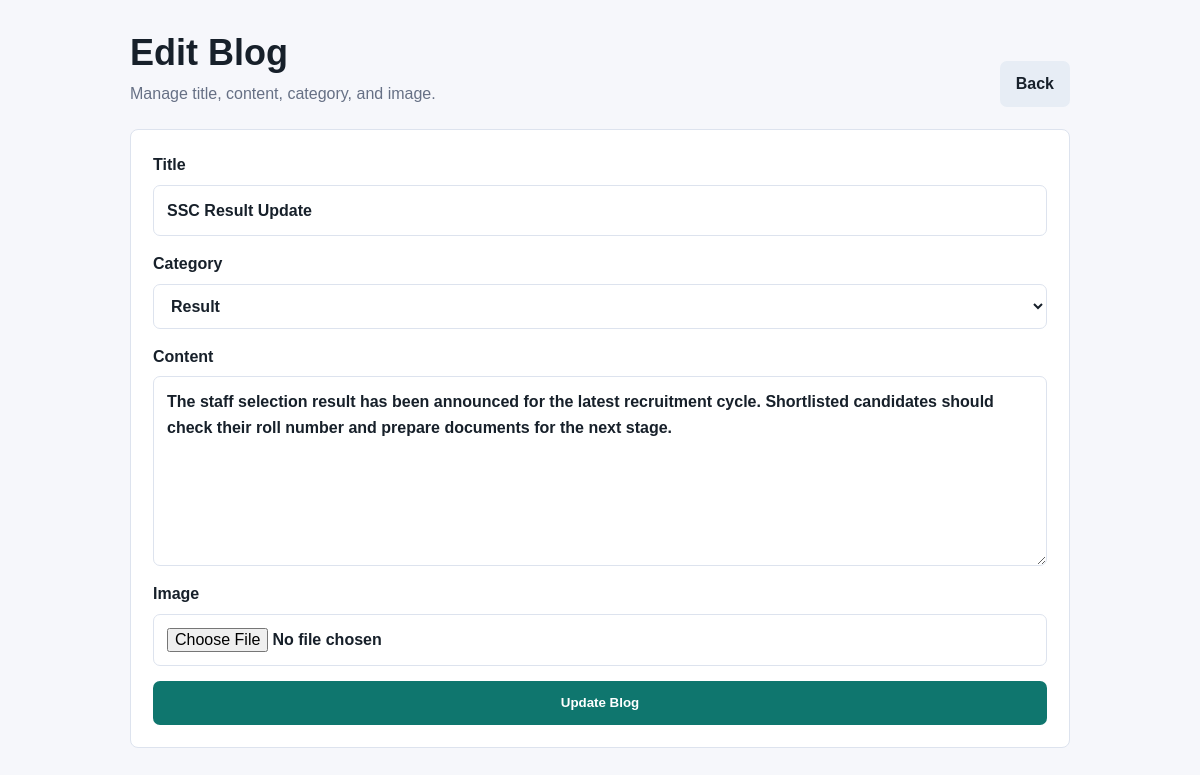
Page /admin/blog-form.php?id=2 (signed in) on the committed database.
### tables this page shows
CREATE TABLE IF NOT EXISTS blogs (
    id INT AUTO_INCREMENT PRIMARY KEY,
    title VARCHAR(255) NOT NULL,
    content TEXT NOT NULL,
    category VARCHAR(100) NOT NULL,
    image VARCHAR(255) DEFAULT NULL,
    created_at TIMESTAMP DEFAULT CURRENT_TIMESTAMP,
    updated_at TIMESTAMP DEFAULT CURRENT_TIMESTAMP ON UPDATE CURRENT_TIMESTAMP
);

### config/database.php (called while the page is built, shortened)
<?php
function db(): mysqli
{
    $connection = new mysqli(DB_HOST, DB_USER, DB_PASS, DB_NAME);
    $connection->set_charset('utf8mb4');
    return $connection;
}

### includes/helpers.php (called while the page is built, shortened)
<?php
function e(?string $value): string
{
    return htmlspecialchars((string) $value, ENT_QUOTES, 'UTF-8');
}
function categories(): array
{
    return ['Admit Card', 'Result', 'Job Alert', 'Syllabus', 'Answer Key'];
}

### admin/blog-form.php (the view, shortened to what this page needs)
<?php
$id = (int) ($_GET['id'] ?? 0);
$isEdit = $id > 0;
$blog = ['title' => '', 'content' => '', 'category' => categories()[0], 'image' => null];
if ($isEdit) {
    $stmt = db()->prepare('SELECT * FROM blogs WHERE id = ?');
    $stmt->bind_param('i', $id);
    $stmt->execute();
    $found = $stmt->get_result()->fetch_assoc();
    $blog = $found;
}
?>
<!DOCTYPE html>
<html lang="en">
<head>
    <link rel="stylesheet" href="../assets/css/style.css">
</head>
<body>
<main class="admin-shell">
    <div class="page-heading">
        <div>
            <h1><?= $isEdit ? 'Edit Blog' : 'Add Blog' ?></h1>
            <p>Manage title, content, category, and image.</p>
        </div>
        <a class="btn secondary" href="dashboard.php">Back</a>
    </div>
    <div class="panel">
        <form method="post" enctype="multipart/form-data" class="form-grid">
            <label class="label">Title
                <input class="input" type="text" name="title" value="<?= e($blog['title']) ?>" required>
            </label>
            <label class="label">Category
                <select class="select" name="category" required>
                    <?php foreach (categories() as $category): ?>
                        <option value="<?= e($category) ?>" <?= $blog['category'] === $category ? 'selected' : '' ?>><?= e($category) ?></option>
                    <?php endforeach; ?>
                </select>
            </label>
            <label class="label">Content
                <textarea class="textarea" name="content" required><?= e($blog['content']) ?></textarea>
            </label>
            <label class="label">Image
                <input class="input" type="file" name="image" accept="image/jpeg,image/png,image/webp">
            </label>
            <button class="btn" type="submit"><?= $isEdit ? 'Update Blog' : 'Create Blog' ?></button>
        </form>
    </div>
</main>
</body>
</html>

### assets/css/style.css (style rules this page uses)
:root { --bg: #f6f7fb; --surface: #ffffff; --ink: #17202a; --muted: #667085; --line: #dde3ee; --primary: #0f766e; --primary-dark: #115e59; --accent: #f59e0b; --danger: #dc2626; }
* { box-sizing: border-box; }
body { margin: 0; font-family: Arial, Helvetica, sans-serif; color: var(--ink); background: var(--bg); line-height: 1.6; }
a { color: inherit; text-decoration: none; }
.page-heading { display: flex; align-items: end; justify-content: space-between; gap: 20px; margin-bottom: 22px; }
.page-heading h1 { margin: 0; font-size: 36px; line-height: 1.15; }
.page-heading p { margin: 8px 0 0; color: var(--muted); }
.input, .select, .textarea { width: 100%; border: 1px solid var(--line); border-radius: 7px; padding: 12px 13px; font: inherit; background: #fff; color: var(--ink); }
.textarea { min-height: 190px; resize: vertical; }
.btn { display: inline-flex; align-items: center; justify-content: center; min-height: 44px; border: 0; border-radius: 7px; padding: 10px 16px; background: var(--primary); color: #fff; font-weight: 800; cursor: pointer; }
.btn.secondary { background: #e7edf5; color: var(--ink); }
.admin-shell { max-width: 980px; margin: 0 auto; padding: 32px 20px; }
.panel { background: var(--surface); border: 1px solid var(--line); border-radius: 8px; padding: 22px; }
.form-grid { display: grid; gap: 15px; }
.label { display: grid; gap: 7px; font-weight: 800; }

### rows in the picture
blogs: title "SSC Result Update", content "The staff selection result has been announced for the latest recruitment cycle. Shortlisted candidates should check their roll number and prepare documents for the next stage."

### other values in the picture
form field category "Result"
